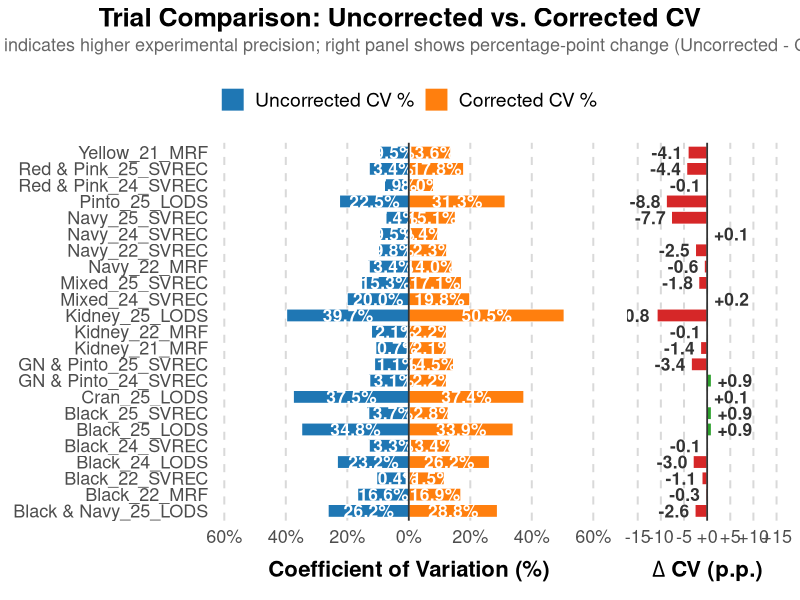
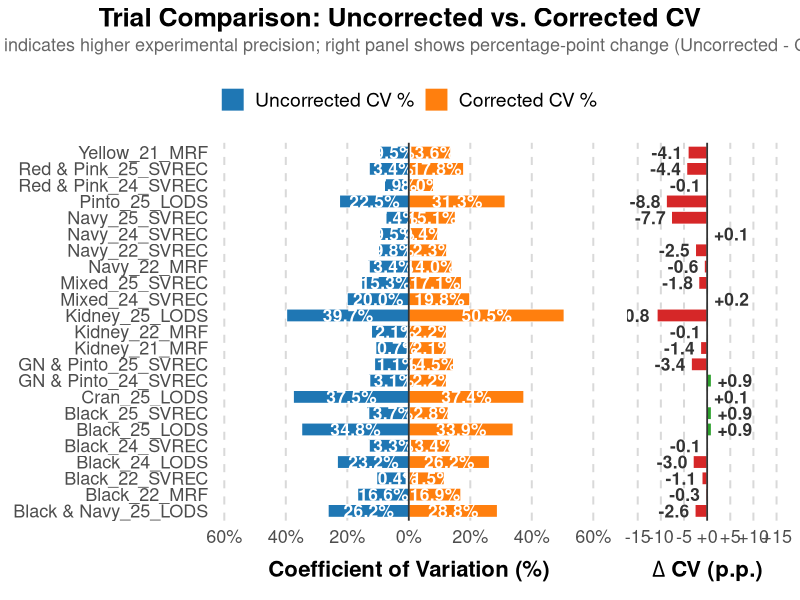

These charts were generated, in order, by the following R code:
# ============================================================
# Trial CV Tornado Plot from extracted figure values
#   Left:   Uncorrected vs Corrected CV (back-to-back)
#   Right:  Delta CV (Uncorrected - Corrected)
# ============================================================

suppressPackageStartupMessages({
  library(dplyr)
  library(tidyr)
  library(ggplot2)
  library(scales)
  library(patchwork)
})

# ---- 1. Hard-coded values extracted from the figure -----------------------
# Order matches the figure (top -> bottom)
results_df <- tibble::tribble(
  ~Trial,                ~Uncorrected, ~Corrected,
  "Yellow_21_MRF",         9.5,  13.6,
  "Red & Pink_25_SVREC",  13.4,  17.8,
  "Red & Pink_24_SVREC",   7.9,   8.0,
  "Pinto_25_LODS",        22.5,  31.3,
  "Navy_25_SVREC",         7.4,  15.1,
  "Navy_24_SVREC",         9.5,   9.4,
  "Navy_22_SVREC",         9.8,  12.3,
  "Navy_22_MRF",          13.4,  14.0,
  "Mixed_25_SVREC",       15.3,  17.1,
  "Mixed_24_SVREC",       20.0,  19.8,
  "Kidney_25_LODS",       39.7,  50.5,
  "Kidney_22_MRF",        12.1,  12.2,
  "Kidney_21_MRF",        10.7,  12.1,
  "GN & Pinto_25_SVREC",  11.1,  14.5,
  "GN & Pinto_24_SVREC",  13.1,  12.2,
  "Cran_25_LODS",         37.5,  37.4,
  "Black_25_SVREC",       13.7,  12.8,
  "Black_25_LODS",        34.8,  33.9,
  "Black_24_SVREC",       13.3,  13.4,
  "Black_24_LODS",        23.2,  26.2,
  "Black_22_SVREC",       10.4,  11.5,
  "Black_22_MRF",         16.6,  16.9,
  "Black & Navy_25_LODS", 26.2,  28.8
) %>%
  mutate(Delta = Uncorrected - Corrected)

print(results_df)

# Lock trial order (top-to-bottom in figure -> reverse for ggplot y-axis)
trial_levels <- rev(results_df$Trial)

# ---- 2a. Tornado panel (left) ---------------------------------------------
plot_df <- results_df %>%
  mutate(Trial = factor(Trial, levels = trial_levels)) %>%
  pivot_longer(cols = c(Uncorrected, Corrected),
               names_to = "Type", values_to = "CV") %>%
  mutate(
    CV_signed = if_else(Type == "Uncorrected", -CV, CV),
    Type      = factor(Type, levels = c("Uncorrected", "Corrected"))
  )

max_val <- max(abs(plot_df$CV_signed), na.rm = TRUE) * 1.12

p_tornado <- ggplot(plot_df, aes(x = CV_signed, y = Trial, fill = Type)) +
  geom_col(width = 0.78, color = "white", linewidth = 0.3) +
  geom_text(
    aes(label = sprintf("%.1f%%", CV),
        x = CV_signed / 2),
    color = "white", fontface = "bold", size = 4.4
  ) +
  geom_vline(xintercept = 0, color = "grey20", linewidth = 0.6) +
  scale_x_continuous(
    name   = "Coefficient of Variation (%)",
    limits = c(-max_val, max_val),
    breaks = pretty(c(-max_val, max_val), n = 8),
    labels = function(x) paste0(abs(round(x, 1)), "%")
  ) +
  scale_fill_manual(
    values = c(Uncorrected = "#1f77b4", Corrected = "#ff7f0e"),
    labels = c("Uncorrected CV %", "Corrected CV %")
  ) +
  labs(y = NULL, fill = NULL) +
  theme_minimal(base_size = 15, base_family = "sans") +
  theme(
    axis.title.x       = element_text(face = "bold", size = 16, margin = margin(t = 10)),
    axis.text.x        = element_text(size = 13),
    axis.text.y        = element_text(size = 13),
    panel.grid.major.y = element_blank(),
    panel.grid.minor   = element_blank(),
    panel.grid.major.x = element_line(color = "grey85", linetype = "dashed"),
    legend.position    = "top",
    legend.text        = element_text(size = 14),
    plot.margin        = margin(4, 8, 4, 4)
  )

# ---- 2b. Delta panel (right) ----------------------------------------------
# Positive delta (green) = correction REDUCED CV (improvement)
# Negative delta (red)   = correction INCREASED CV (worse)
delta_df <- results_df %>%
  mutate(Trial = factor(Trial, levels = trial_levels))

delta_max <- max(abs(delta_df$Delta), na.rm = TRUE) * 1.45

p_delta <- ggplot(delta_df, aes(x = Delta, y = Trial, fill = Delta > 0)) +
  geom_col(width = 0.78, color = "white", linewidth = 0.3) +
  geom_vline(xintercept = 0, color = "grey20", linewidth = 0.6) +
  geom_text(
    aes(label = sprintf("%+.1f", Delta),
        hjust = ifelse(Delta >= 0, -0.18, 1.18)),
    color = "grey20", fontface = "bold", size = 4.4
  ) +
  scale_x_continuous(
    name   = expression(bold(Delta * " CV (p.p.)")),
    limits = c(-delta_max, delta_max),
    breaks = pretty(c(-delta_max, delta_max), n = 5),
    labels = function(x) sprintf("%+.0f", x)
  ) +
  scale_fill_manual(
    values = c(`TRUE` = "#2ca02c", `FALSE` = "#d62728"),
    guide  = "none"
  ) +
  labs(y = NULL) +
  theme_minimal(base_size = 15, base_family = "sans") +
  theme(
    axis.title.x       = element_text(size = 16, margin = margin(t = 10)),
    axis.text.x        = element_text(size = 13),
    axis.text.y        = element_blank(),
    axis.ticks.y       = element_blank(),
    panel.grid.major.y = element_blank(),
    panel.grid.minor   = element_blank(),
    panel.grid.major.x = element_line(color = "grey85", linetype = "dashed"),
    plot.margin        = margin(4, 4, 4, 8)
  )

# ---- 2c. Combine panels ---------------------------------------------------
combined <- (p_tornado + p_delta) +
  plot_layout(widths = c(2.4, 1)) +
  plot_annotation(
    title    = "Trial Comparison: Uncorrected vs. Corrected CV",
    subtitle = "Lower CV indicates higher experimental precision; right panel shows percentage-point change (Uncorrected - Corrected)",
    theme = theme(
      plot.title    = element_text(face = "bold", size = 19, hjust = 0.5,
                                   margin = margin(b = 4)),
      plot.subtitle = element_text(color = "grey40", size = 13, hjust = 0.5,
                                   margin = margin(b = 12))
    )
  )

# ---- 3. Display & save ----------------------------------------------------
print(combined)

output_path <- "Trial_CV_Tornado_FromFigure.png"   # change directory if desired
ggsave(
  filename = output_path,
  plot     = combined,
  width    = 15, height = 13, dpi = 350, bg = "white"
)

cat("Saved to:", normalizePath(output_path), "\n")
